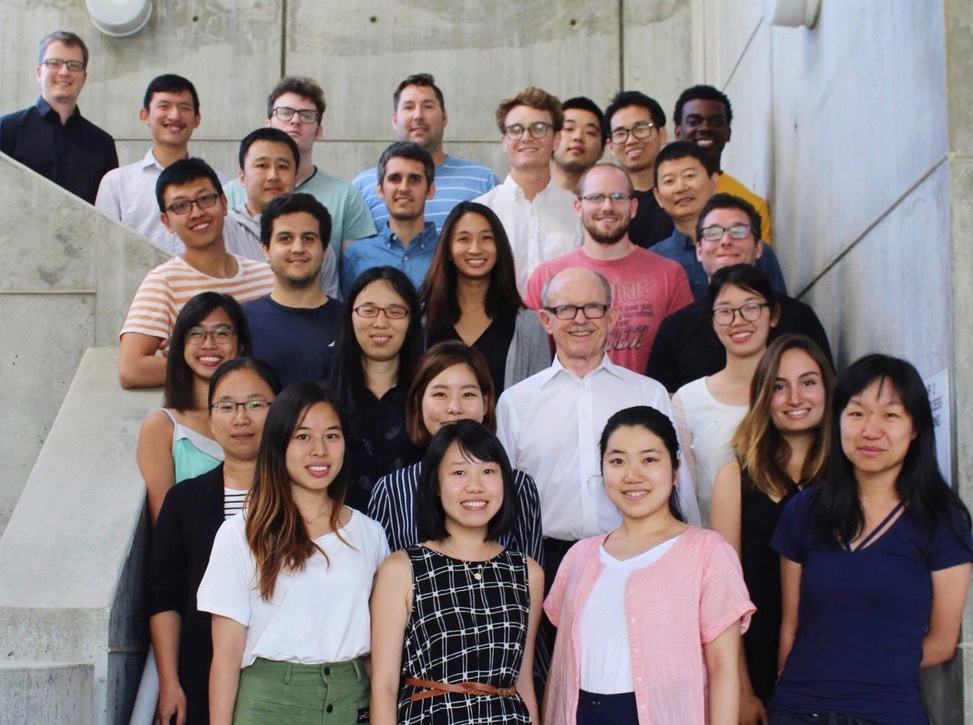
#> input picture Group Photo1.jpeg, 973 x 725 px, shrunk from 1432 x 1067 before the run
$ jupyter execute 'Frontal Face Detection.ipynb'
#> lines starting #> are read from the running program, lines starting #| are printed output that depends on the picture; after the words box and inside, x2 and y2 are one past the last pixel; in counts of white or black regions, pixels touching at a corner belong together
[cell 1]
import numpy as np
import matplotlib.pyplot as plt
import cv2

[cell 2]
img = plt.imread("Group Photo1.jpeg")
#> img is the input picture: shape (725, 973, 3); mean R, G, B 134.1, 123.3, 125.1

[cell 3]
img.shape
#> Out = (725, 973, 3)

[cell 4]
plt.imshow(img)

[cell 5]
detector = cv2.CascadeClassifier("haarcascade_frontalface_alt (1).xml")

[cell 6]
faces = detector.detectMultiScale(img)
#> faces = 27 rows, first 6: [274, 95, 44, 44], [392, 86, 53, 53], [376, 157, 56, 56], [37, 45, 51, 51], [147, 87, 52, 52], [552, 109, 55, 55]

[cell 7]
##all Front facing faces identified
faces
#> Out has the same summary as faces

[cell 8]
## this give idea of what 'faces' stores that is starting x, y coordinates and width, height respectively
## x,y,w,h = faces[0]

[cell 9]
## this then modifies the image bu adding rectange starting form (x,y) to (x+w,y+h) of desired colour, here it is (255,255,255) i.e. white
## modified_img = cv2.rectangle(img, (x,y), (x+w, y+h), (255,255,255), 2)

[cell 10]
## plt.imshow(modified_img)

[cell 11]
## this is for marking all frontal faces white
for face in faces:
    x, y, w, h = face
    img = cv2.rectangle(img, (x,y), (x+w, y+h), (255,255,255), 3)
#> this loop made 27 passes
#> (x, y, w, h) on passes 1 to 12: (274, 95, 44, 44), (392, 86, 53, 53), (376, 157, 56, 56), (37, 45, 51, 51), (147, 87, 52, 52), (552, 109, 55, 55), (241, 143, 60, 60), (578, 176, 58, 58), (447, 217, 56, 56), (182, 312, 58, 58), (496, 106, 61, 61), (601, 106, 60, 60)
#> pass 2, `img = cv2.rectangle(img, (x,y), (x+w, y+h), (255,255,255), 3)`:
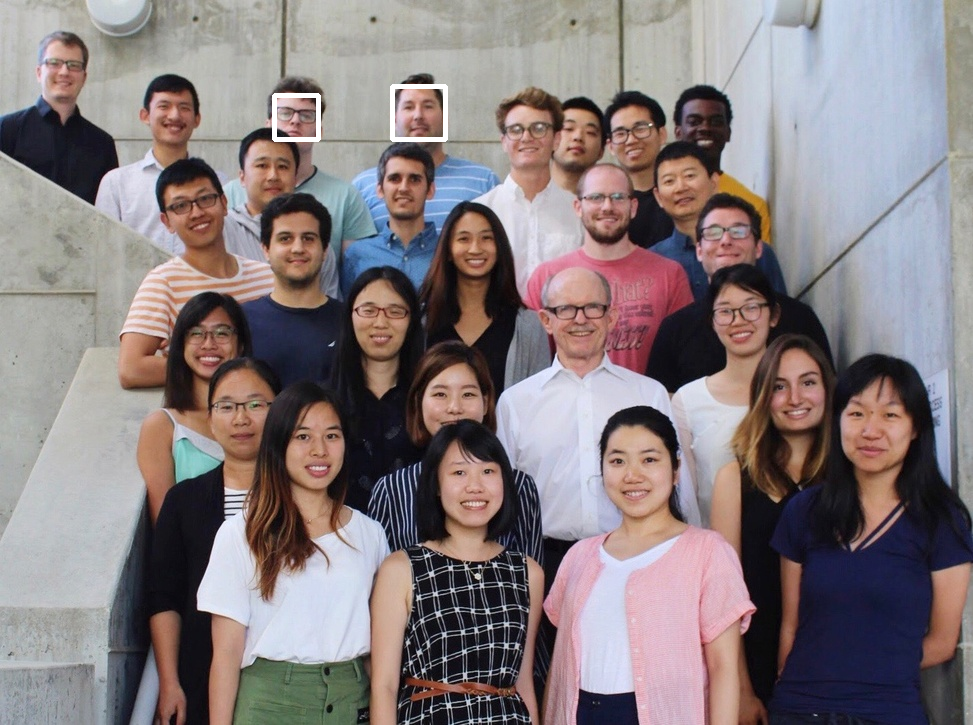
#> img: shape (725, 973, 3); mean R, G, B 134.4, 123.7, 125.5
#> pass 3, `img = cv2.rectangle(img, (x,y), (x+w, y+h), (255,255,255), 3)`:
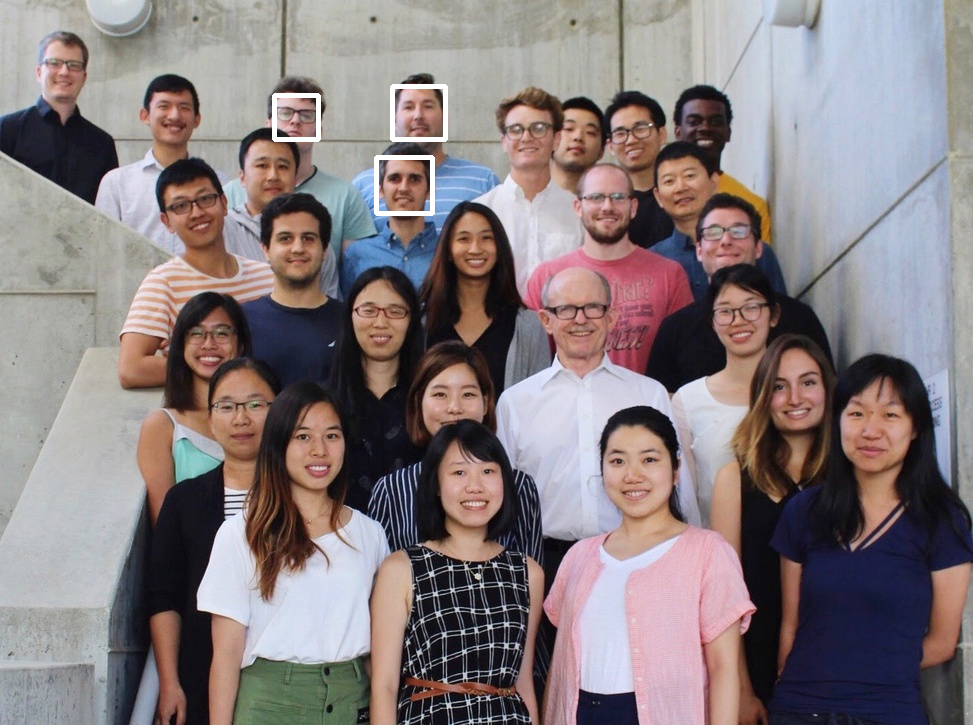
#> img: shape (725, 973, 3); 0.16% of pixels changed, all inside (x1, y1, x2, y2) = (374, 155, 435, 216)
#> after the loop:
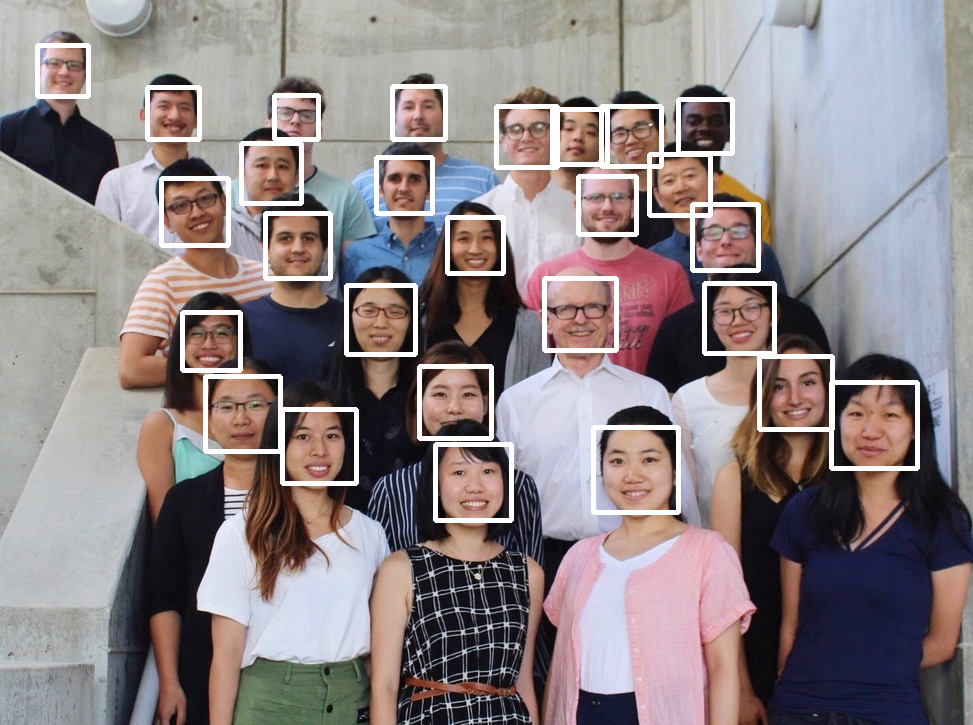
#> img: shape (725, 973, 3); 4.31% of pixels changed, all inside (x1, y1, x2, y2) = (35, 43, 920, 523)
